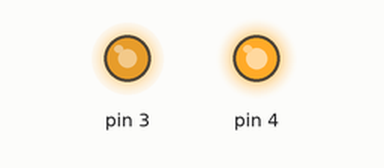
A sketch run on a simulated Arduino Uno, built with avr-gcc and run on an emulated ATmega328P. On the bench: output pins drawn as LEDs (lit = HIGH).

Above: at 0.05 s.
At 12.05 s:
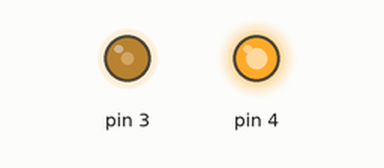
At 20.0 s:
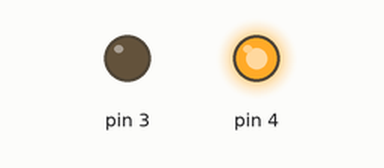
Timing chart, 0 to 23.0 s (numbered marks = the images above):
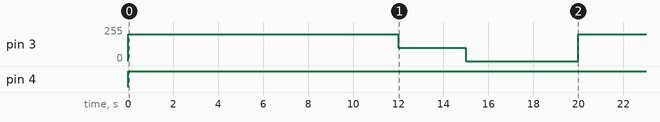

Measured:
- by itself, pin 3: repeats every 20.0 s: 100/255 3.0 s, 0/255 5.0 s, 200/255 12.0 s
- by itself, pin 4: LOW → HIGH at 0.00 s

The sketch:

seen.ino
```cpp
// Elementary idea. Uses pins on an H-Bridge, not the same thing
//  as the Arduino motors shields. Similar idea though.

void setup()
{
	pinMode(4, OUTPUT);
	pinMode(3, OUTPUT);
}

void loop() {

	digitalWrite(4, HIGH);

	analogWrite(3, 0);

	analogWrite(3, 200);
	delay(2000);

	analogWrite(4, 250);
	delay(10000);

	analogWrite(3, 100);
	delay(3000);

	analogWrite(3, 0);
	delay(5000);
}
```
